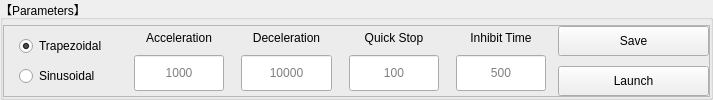
            <widget class="QGroupBox" name="group_param">
             <property name="enabled">
              <bool>true</bool>
             </property>
             <property name="title">
              <string>【Parameters】</string>
             </property>
             <layout class="QVBoxLayout" name="verticalLayout_98" stretch="0">
              <property name="spacing">
               <number>0</number>
              </property>
              <property name="leftMargin">
               <number>0</number>
              </property>
              <property name="topMargin">
               <number>5</number>
              </property>
              <property name="rightMargin">
               <number>0</number>
              </property>
              <property name="bottomMargin">
               <number>0</number>
              </property>
              <item>
               <widget class="QFrame" name="frame_40">
                <layout class="QVBoxLayout" name="verticalLayout_99" stretch="0">
                 <property name="spacing">
                  <number>0</number>
                 </property>
                 <property name="leftMargin">
                  <number>0</number>
                 </property>
                 <property name="topMargin">
                  <number>0</number>
                 </property>
                 <property name="rightMargin">
                  <number>0</number>
                 </property>
                 <property name="bottomMargin">
                  <number>0</number>
                 </property>
                 <item>
                  <widget class="QFrame" name="frame_41">
                   <property name="frameShape">
                    <enum>QFrame::StyledPanel</enum>
                   </property>
                   <property name="frameShadow">
                    <enum>QFrame::Raised</enum>
                   </property>
                   <layout class="QHBoxLayout" name="horizontalLayout_46" stretch="2,2,2,2,2,3">
                    <property name="spacing">
                     <number>7</number>
                    </property>
                    <property name="leftMargin">
                     <number>0</number>
                    </property>
                    <property name="topMargin">
                     <number>0</number>
                    </property>
                    <property name="rightMargin">
                     <number>0</number>
                    </property>
                    <property name="bottomMargin">
                     <number>0</number>
                    </property>
                    <item>
                     <layout class="QVBoxLayout" name="verticalLayout_100">
                      <property name="spacing">
                       <number>0</number>
                      </property>
                      <property name="leftMargin">
                       <number>15</number>
                      </property>
                      <property name="rightMargin">
                       <number>15</number>
                      </property>
                      <item>
                       <widget class="QRadioButton" name="type_t">
                        <property name="enabled">
                         <bool>true</bool>
                        </property>
                        <property name="layoutDirection">
                         <enum>Qt::LeftToRight</enum>
                        </property>
                        <property name="text">
                         <string>Trapezoidal</string>
                        </property>
                        <property name="checkable">
                         <bool>true</bool>
                        </property>
                        <property name="checked">
                         <bool>true</bool>
                        </property>
                       </widget>
                      </item>
                      <item>
                       <widget class="QRadioButton" name="type_s">
                        <property name="enabled">
                         <bool>true</bool>
                        </property>
                        <property name="text">
                         <string>Sinusoidal</string>
                        </property>
                        <property name="checked">
                         <bool>false</bool>
                        </property>
                       </widget>
                      </item>
                     </layout>
                    </item>
                    <item>
                     <layout class="QVBoxLayout" name="verticalLayout_101">
                      <property name="spacing">
                       <number>10</number>
                      </property>
                      <property name="leftMargin">
                       <number>5</number>
                      </property>
                      <property name="topMargin">
                       <number>5</number>
                      </property>
                      <property name="rightMargin">
                       <number>5</number>
                      </property>
                      <property name="bottomMargin">
                       <number>5</number>
                      </property>
                      <item>
                       <widget class="QLabel" name="tx_acc">
                        <property name="enabled">
                         <bool>true</bool>
                        </property>
                        <property name="sizePolicy">
                         <sizepolicy hsizetype="Preferred" vsizetype="Fixed">
                          <horstretch>0</horstretch>
                          <verstretch>0</verstretch>
                         </sizepolicy>
                        </property>
                        <property name="text">
                         <string>Acceleration</string>
                        </property>
                        <property name="alignment">
                         <set>Qt::AlignCenter</set>
                        </property>
                       </widget>
                      </item>
                      <item>
                       <widget class="QLineEdit" name="le_acc">
                        <property name="enabled">
                         <bool>true</bool>
                        </property>
                        <property name="sizePolicy">
                         <sizepolicy hsizetype="Expanding" vsizetype="Preferred">
                          <horstretch>0</horstretch>
                          <verstretch>0</verstretch>
                         </sizepolicy>
                        </property>
                        <property name="alignment">
                         <set>Qt::AlignCenter</set>
                        </property>
                        <property name="placeholderText">
                         <string>1000</string>
                        </property>
                       </widget>
                      </item>
                     </layout>
                    </item>
                    <item>
                     <layout class="QVBoxLayout" name="verticalLayout_102">
                      <property name="spacing">
                       <number>10</number>
                      </property>
                      <property name="leftMargin">
                       <number>5</number>
                      </property>
                      <property name="topMargin">
                       <number>5</number>
                      </property>
                      <property name="rightMargin">
                       <number>5</number>
                      </property>
                      <property name="bottomMargin">
                       <number>5</number>
                      </property>
                      <item>
                       <widget class="QLabel" name="tx_dec">
                        <property name="sizePolicy">
                         <sizepolicy hsizetype="Preferred" vsizetype="Fixed">
                          <horstretch>0</horstretch>
                          <verstretch>0</verstretch>
                         </sizepolicy>
                        </property>
                        <property name="text">
                         <string>Deceleration</string>
                        </property>
                        <property name="alignment">
                         <set>Qt::AlignCenter</set>
                        </property>
                       </widget>
                      </item>
                      <item>
                       <widget class="QLineEdit" name="le_dec">
                        <property name="sizePolicy">
                         <sizepolicy hsizetype="Expanding" vsizetype="Preferred">
                          <horstretch>0</horstretch>
                          <verstretch>0</verstretch>
                         </sizepolicy>
                        </property>
                        <property name="alignment">
                         <set>Qt::AlignCenter</set>
                        </property>
                        <property name="placeholderText">
                         <string>10000</string>
                        </property>
                       </widget>
                      </item>
                     </layout>
                    </item>
                    <item>
                     <layout class="QVBoxLayout" name="verticalLayout_103">
                      <property name="spacing">
                       <number>10</number>
                      </property>
                      <property name="leftMargin">
                       <number>5</number>
                      </property>
                      <property name="topMargin">
                       <number>5</number>
                      </property>
                      <property name="rightMargin">
                       <number>5</number>
                      </property>
                      <property name="bottomMargin">
                       <number>5</number>
                      </property>
                      <item>
                       <widget class="QLabel" name="tx_quick">
                        <property name="enabled">
                         <bool>true</bool>
                        </property>
                        <property name="sizePolicy">
                         <sizepolicy hsizetype="Preferred" vsizetype="Fixed">
                          <horstretch>0</horstretch>
                          <verstretch>0</verstretch>
                         </sizepolicy>
                        </property>
                        <property name="text">
                         <string>Quick Stop</string>
                        </property>
                        <property name="alignment">
                         <set>Qt::AlignCenter</set>
                        </property>
                       </widget>
                      </item>
                      <item>
                       <widget class="QLineEdit" name="le_quick">
                        <property name="sizePolicy">
                         <sizepolicy hsizetype="Expanding" vsizetype="Preferred">
                          <horstretch>0</horstretch>
                          <verstretch>0</verstretch>
                         </sizepolicy>
                        </property>
                        <property name="alignment">
                         <set>Qt::AlignCenter</set>
                        </property>
                        <property name="placeholderText">
                         <string>100</string>
                        </property>
                       </widget>
                      </item>
                     </layout>
                    </item>
                    <item>
                     <layout class="QVBoxLayout" name="verticalLayout_104">
                      <property name="spacing">
                       <number>10</number>
                      </property>
                      <property name="leftMargin">
                       <number>5</number>
                      </property>
                      <property name="topMargin">
                       <number>5</number>
                      </property>
                      <property name="rightMargin">
                       <number>5</number>
                      </property>
                      <property name="bottomMargin">
                       <number>5</number>
                      </property>
                      <item>
                       <widget class="QLabel" name="tx_inhibit">
                        <property name="enabled">
                         <bool>true</bool>
                        </property>
                        <property name="sizePolicy">
                         <sizepolicy hsizetype="Preferred" vsizetype="Fixed">
                          <horstretch>0</horstretch>
                          <verstretch>0</verstretch>
                         </sizepolicy>
                        </property>
                        <property name="text">
                         <string>Inhibit Time</string>
                        </property>
                        <property name="alignment">
                         <set>Qt::AlignCenter</set>
                        </property>
                       </widget>
                      </item>
                      <item>
                       <widget class="QLineEdit" name="le_inhibit">
                        <property name="sizePolicy">
                         <sizepolicy hsizetype="Expanding" vsizetype="Preferred">
                          <horstretch>0</horstretch>
                          <verstretch>0</verstretch>
                         </sizepolicy>
                        </property>
                        <property name="alignment">
                         <set>Qt::AlignCenter</set>
                        </property>
                        <property name="placeholderText">
                         <string>500</string>
                        </property>
                       </widget>
                      </item>
                     </layout>
                    </item>
                    <item>
                     <layout class="QVBoxLayout" name="verticalLayout_105">
                      <property name="spacing">
                       <number>10</number>
                      </property>
                      <item>
                       <widget class="QPushButton" name="bt_save">
                        <property name="sizePolicy">
                         <sizepolicy hsizetype="Minimum" vsizetype="Preferred">
                          <horstretch>0</horstretch>
                          <verstretch>0</verstretch>
                         </sizepolicy>
                        </property>
                        <property name="text">
                         <string>Save</string>
                        </property>
                       </widget>
                      </item>
                      <item>
                       <widget class="QPushButton" name="bt_launch">
                        <property name="sizePolicy">
                         <sizepolicy hsizetype="Minimum" vsizetype="Preferred">
                          <horstretch>0</horstretch>
                          <verstretch>0</verstretch>
                         </sizepolicy>
                        </property>
                        <property name="text">
                         <string>Launch</string>
                        </property>
                       </widget>
                      </item>
                     </layout>
                    </item>
                   </layout>
                  </widget>
                 </item>
                </layout>
               </widget>
              </item>
             </layout>
            </widget>
